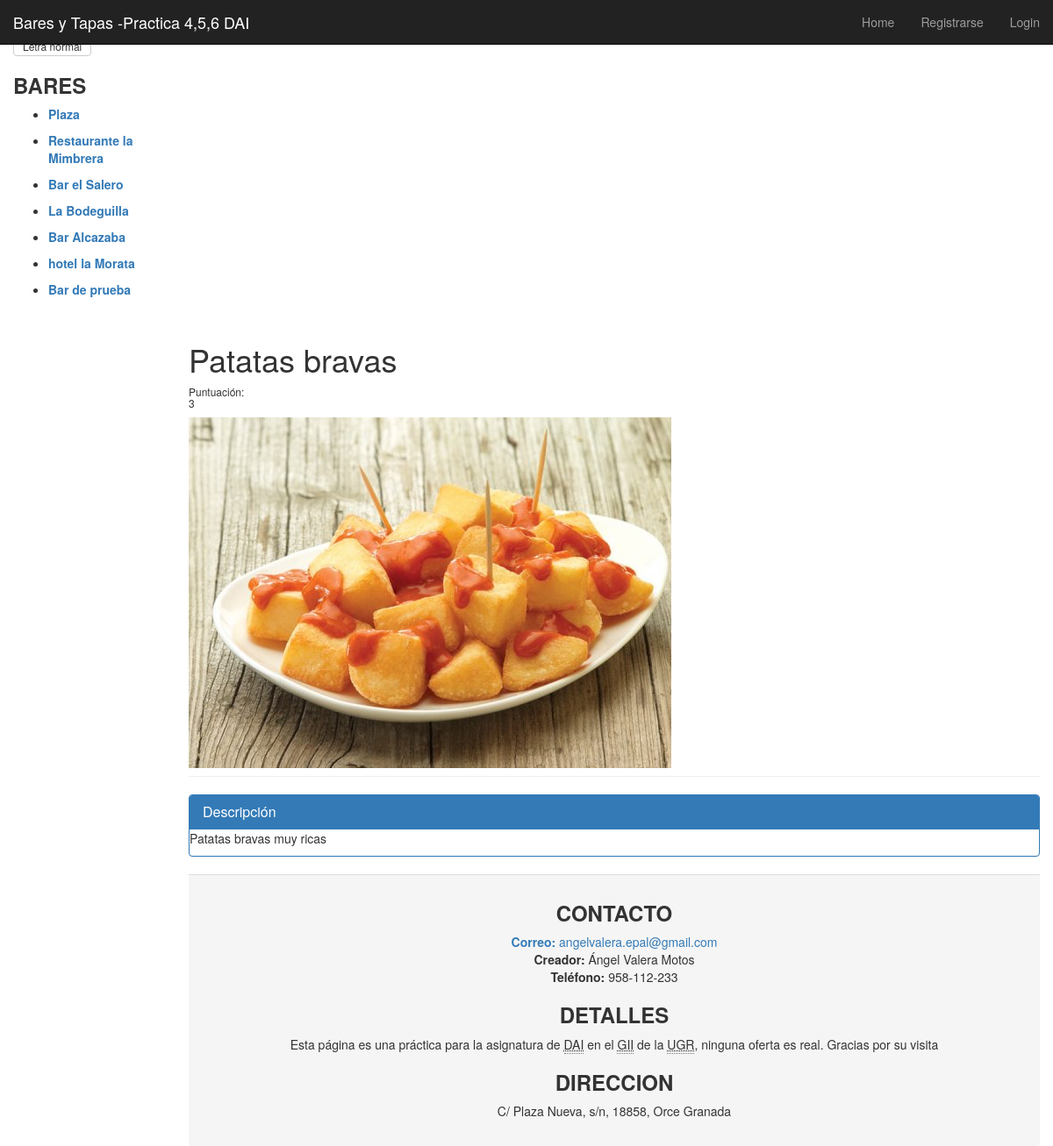
Page /bar/plaza/patatas-bravas/ on the committed database.
### app/models.py (models this page shows, shortened)
class Bar(models.Model):
    nombre = models.CharField(max_length=128, primary_key=True, unique=True)
    direccion= models.CharField(max_length=128, unique=True)
    visitas= models.IntegerField(default=0)
    slug = models.SlugField(unique=True)

class Tapa(models.Model):
    bar = models.ForeignKey(Bar)
    nombre = models.CharField(max_length=128)
    votos = models.IntegerField(default=0)
    descripcion= models.CharField(max_length=500)
    slug = models.SlugField()
    def generar_ruta_imagen(instance, filename):
        print "Entra en generar ruta"
        extension = os.path.splitext(filename)[1][1:]
        ruta = os.path.join('bar',instance.bar.slug )
        nombre_archivo = '{}.{}'.format(uuid4().hex, extension)
        return os.path.join(ruta, nombre_archivo)
    print generar_ruta_imagen
    picture = models.ImageField(upload_to=generar_ruta_imagen, blank=True)

### app/views.py (the view)
# urls.py: url(r'^bar/(?P<bar_name_slug>[\w\-]+)/(?P<tapa_name_slug>[\w\-]+)/$', views.tapa, name='tapa'),
def tapa(request, bar_name_slug, tapa_name_slug):
    context_dict = {}
    try:
        bares = Bar.objects.all()
        context_dict['bares']= bares
        bar = Bar.objects.get(slug=bar_name_slug)
        tapas = Tapa.objects.all()
        context_dict['tapas']= tapas
        tapa = Tapa.objects.get(slug=tapa_name_slug, bar=bar)
        context_dict['tapa'] = tapa
        context_dict['tapa_id'] = tapa
        context_dict['tapa_name'] = tapa.nombre
        context_dict['tapa_voto'] = tapa.votos
        context_dict['tapa_descripcion'] = tapa.descripcion
        context_dict['tapa_imagen'] = tapa.picture
        context_dict['tapa_bar'] = tapa.bar
        context_dict['tapas'] = tapas
    except Tapa.DoesNotExist:
        pass
    return render(request, 'app/tapa.html', context_dict)

### templates/app/tapa.html (shortened to what this page needs)
{% extends "app/base.html" %}
{% block content %}
  <div class="page-header">
    <h1>{{tapa_name }}</h1>
    <h6>Puntuación:<div id="like_count">{{ tapa.votos }} </div></h6>
    {% if tapa.picture %}
      <img src="{{tapa_imagen.url}}" alt="{{ tapa_name}}" /></br>
    {% endif %}
  </div>
  <div class="row placeholders">
    <div class="col-xs-12 col-sm-6 placeholder"style="width:100%;">
      <div class="panel panel-primary">
        <div class="panel-heading">
          <h3 class="panel-title" >Descripción</h3>
        </div>
        <p>{{ tapa_descripcion }}</p>
      </div>
    </div>
  </div>
{% endblock %}

### templates/app/base.html (shortened to what this page needs)
<!doctype html>
{% load staticfiles %}
<HTML lang="es">
	<head>
    {% block head %}
		<link href="http://getbootstrap.com/dist/css/bootstrap.min.css" rel="stylesheet">
    <link href="http://getbootstrap.com/examples/dashboard/dashboard.css" rel="stylesheet">
    {% endblock %}
	</head>
	<body>
		<div class="navbar navbar-inverse navbar-fixed-top" role="navigation">
			<div class="container-fluid">
				<div class="navbar-header">
					<a class="navbar-brand" href="{% url 'index' %}">Bares y Tapas -Practica 4,5,6 DAI</a>
				</div>
				<div class="navbar-collapse collapse">
					<ul class="nav navbar-nav navbar-right">
						<li><a href="{% url 'index' %}">Home</a></li>
						{% if user.is_authenticated %}
						<li><a href="{% url 'restricted' %}">Restricted Page</a></li>
						<li><a href="{% url 'logout' %}">Logout</a></li>
						<li><a href="{% url 'add_bar' %}">Añadir nuevo Bar</a></li>
						<li><a href="{% url 'add_tapa' %}">Añadir nueva tapa</a></li>
						{% else %}
							<li><a href="{% url 'registro' %}">Registrarse</a></li>
							<li><a href="{% url 'login' %} ">Login</a></li>
						{% endif %}
					</ul>
				</div>
			</div>
		</div>
		<div class="container-fluid">
			<div class="row">
				<div class="col-sm-3 col-md-2 sidebar">
					{% block secciones %}
					<div class="btn-group-vertical">
						<button class="btn btn-default btn-xs" id="btn-pequena">Letra pequeña</button>
						<button class="btn btn-default btn-xs" id="btn-grande">Letra grande</button>
						<button  class="btn btn-default btn-xs" id ="btn-normal">Letra normal</button>
				</div>
						<h3>
							<b> BARES </b>
						</h3>
						<nav id="secs">
							{% if bares %}
								<ul>
									{% for bar in bares %}
										<li > <a  href="{% url 'bar'  bar.slug %}">  <p><b>{{ bar.nombre }}</b></p> </a></li>
									{% endfor %}
								</ul>
							{% else %}
								<strong>No hay Bares presentes.</strong>
							{% endif %}
						</nav>
					{% endblock %}
				</div>
				<div class="col-sm-9 col-sm-offset-3 col-md-10 col-md-offset-2 main">
					<div>
						{% block content %}{% endblock %}
						{% block footer %}
							<footer  class="panel-footer">
								<article id="contacto" align="center">
									<h3  align="center"><b>CONTACTO</b></h3>
									<a href="mailto:angelvalera.epal@gmail.com"><b>Correo:</b> angelvalera.epal@gmail.com<br/></a>
									<b>Creador:</b> Ángel Valera Motos<br/>
									<b>Teléfono:</b> 958-112-233
								</article>
								<article id="detalles">
									<h3 align="center"><b>DETALLES</b></h3>
									<p align="center">Esta página es una práctica para la asignatura de <abbr title="Desarrollo de Aplicaciones para Internet">DAI</abbr>  en el <abbr title="Grado de Ingenieria Informatica">GII</abbr> de la <abbr title="Universidad de Granada">UGR</abbr>, ninguna oferta es real. Gracias por su visita</p>
								</article>
								<article id="direccion">
									<h3 align="center"><b>DIRECCION</b></h3>
									<address align="center"> C/ Plaza Nueva, s/n, 18858, Orce Granada </address>
								</article>
							</footer>
						{% endblock %}
					</div>
				</div>
			</div>
		</div>
	</body>
</html>

### rows in the picture
Bar: nombre "Plaza"
Bar: nombre "Restaurante la Mimbrera"
Bar: nombre "Bar el Salero"
Bar: nombre "La Bodeguilla"
Bar: nombre "Bar Alcazaba"
Bar: nombre "hotel la Morata"
Bar: nombre "Bar de prueba"
Tapa: nombre "Patatas bravas", votos "3", descripcion "Patatas bravas muy ricas"
